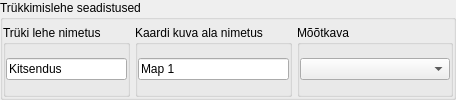
          <widget class="QGroupBox" name="groupBox_7">
           <property name="title">
            <string>Trükkimislehe seadistused</string>
           </property>
           <layout class="QHBoxLayout" name="horizontalLayout_17">
            <property name="spacing">
             <number>5</number>
            </property>
            <property name="leftMargin">
             <number>0</number>
            </property>
            <property name="topMargin">
             <number>5</number>
            </property>
            <property name="rightMargin">
             <number>0</number>
            </property>
            <property name="bottomMargin">
             <number>0</number>
            </property>
            <item>
             <widget class="QGroupBox" name="groupBox_8">
              <property name="title">
               <string>Trüki lehe nimetus</string>
              </property>
              <layout class="QVBoxLayout" name="verticalLayout_16">
               <property name="spacing">
                <number>0</number>
               </property>
               <property name="leftMargin">
                <number>0</number>
               </property>
               <property name="topMargin">
                <number>0</number>
               </property>
               <property name="rightMargin">
                <number>0</number>
               </property>
               <property name="bottomMargin">
                <number>0</number>
               </property>
               <item>
                <widget class="QLineEdit" name="lblLayoutName">
                 <property name="styleSheet">
                  <string notr="true"/>
                 </property>
                 <property name="text">
                  <string>Kitsendus</string>
                 </property>
                </widget>
               </item>
              </layout>
             </widget>
            </item>
            <item>
             <widget class="QGroupBox" name="groupBox_9">
              <property name="title">
               <string>Kaardi kuva ala nimetus</string>
              </property>
              <layout class="QVBoxLayout" name="verticalLayout_17">
               <property name="spacing">
                <number>0</number>
               </property>
               <property name="leftMargin">
                <number>0</number>
               </property>
               <property name="topMargin">
                <number>0</number>
               </property>
               <property name="rightMargin">
                <number>0</number>
               </property>
               <property name="bottomMargin">
                <number>0</number>
               </property>
               <item>
                <widget class="QLineEdit" name="lblMapObject">
                 <property name="styleSheet">
                  <string notr="true"/>
                 </property>
                 <property name="text">
                  <string>Map 1</string>
                 </property>
                </widget>
               </item>
              </layout>
             </widget>
            </item>
            <item>
             <widget class="QGroupBox" name="groupBox_10">
              <property name="title">
               <string>Mõõtkava</string>
              </property>
              <layout class="QVBoxLayout" name="verticalLayout_18">
               <property name="spacing">
                <number>0</number>
               </property>
               <property name="leftMargin">
                <number>0</number>
               </property>
               <property name="topMargin">
                <number>0</number>
               </property>
               <property name="rightMargin">
                <number>0</number>
               </property>
               <property name="bottomMargin">
                <number>0</number>
               </property>
               <item>
                <widget class="QComboBox" name="cmbScale">
                 <property name="minimumSize">
                  <size>
                   <width>150</width>
                   <height>0</height>
                  </size>
                 </property>
                 <property name="maximumSize">
                  <size>
                   <width>150</width>
                   <height>16777215</height>
                  </size>
                 </property>
                </widget>
               </item>
              </layout>
             </widget>
            </item>
           </layout>
          </widget>
